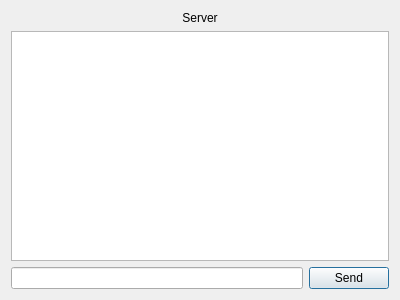
<?xml version="1.0" encoding="UTF-8"?>
<ui version="4.0">
 <class>Dialog</class>
 <widget class="QDialog" name="Dialog">
  <property name="geometry">
   <rect>
    <x>0</x>
    <y>0</y>
    <width>400</width>
    <height>300</height>
   </rect>
  </property>
  <property name="windowTitle">
   <string>Dialog</string>
  </property>
  <layout class="QGridLayout" name="gridLayout">
   <item row="3" column="1">
    <widget class="QPushButton" name="pushButtonSend">
     <property name="text">
      <string>Send</string>
     </property>
    </widget>
   </item>
   <item row="3" column="0">
    <widget class="QLineEdit" name="lineEditMessage"/>
   </item>
   <item row="2" column="0" colspan="2">
    <widget class="QTextEdit" name="textEditMessages"/>
   </item>
   <item row="1" column="0" colspan="2">
    <widget class="QLabel" name="label">
     <property name="text">
      <string>Server</string>
     </property>
     <property name="alignment">
      <set>Qt::AlignCenter</set>
     </property>
    </widget>
   </item>
  </layout>
 </widget>
 <resources/>
 <connections/>
</ui>
